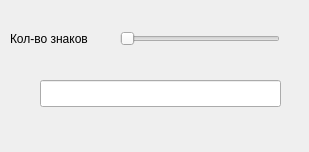
<?xml version="1.0" encoding="UTF-8"?>
<ui version="4.0">
 <class>Form</class>
 <widget class="QWidget" name="Form">
  <property name="geometry">
   <rect>
    <x>0</x>
    <y>0</y>
    <width>309</width>
    <height>152</height>
   </rect>
  </property>
  <property name="windowTitle">
   <string>Form</string>
  </property>
  <widget class="QSlider" name="hDigits">
   <property name="geometry">
    <rect>
     <x>120</x>
     <y>30</y>
     <width>160</width>
     <height>18</height>
    </rect>
   </property>
   <property name="minimum">
    <number>1</number>
   </property>
   <property name="maximum">
    <number>15</number>
   </property>
   <property name="orientation">
    <enum>Qt::Horizontal</enum>
   </property>
  </widget>
  <widget class="QLabel" name="label">
   <property name="geometry">
    <rect>
     <x>10</x>
     <y>30</y>
     <width>111</width>
     <height>17</height>
    </rect>
   </property>
   <property name="text">
    <string>Кол-во знаков</string>
   </property>
  </widget>
  <widget class="QLineEdit" name="leRes">
   <property name="geometry">
    <rect>
     <x>40</x>
     <y>80</y>
     <width>241</width>
     <height>27</height>
    </rect>
   </property>
  </widget>
 </widget>
 <resources/>
 <connections/>
</ui>
